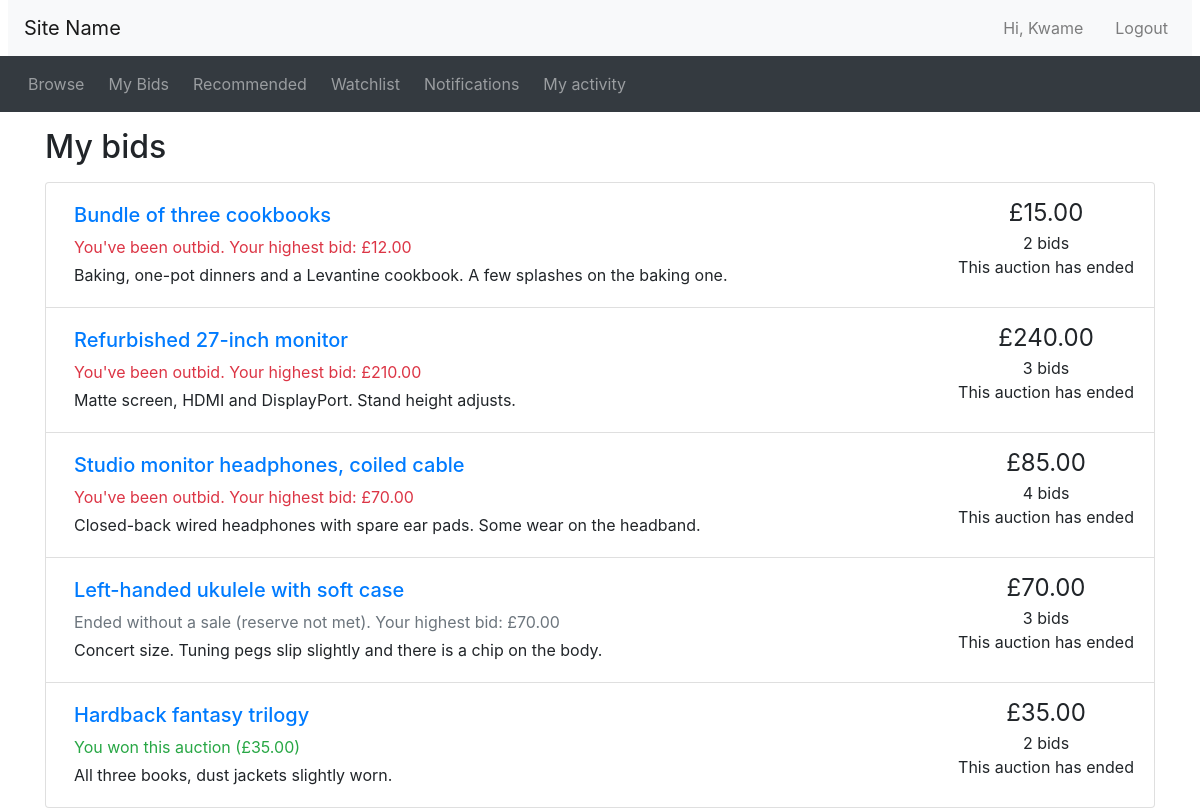
Screenshot of /mybids.php (signed in) with the database file from the repository.
### tables this page shows
CREATE TABLE auctions (
  auctionID      INT UNSIGNED  NOT NULL AUTO_INCREMENT,
  sellerID       INT UNSIGNED  NOT NULL,
  categoryID     INT UNSIGNED  NOT NULL,
  title          VARCHAR(100)  NOT NULL,
  description    TEXT          NOT NULL,
  itemCondition  ENUM('New', 'Like new', 'Good', 'Fair', 'Poor') NOT NULL,
  startingPrice  DECIMAL(10,2) NOT NULL,
  reservePrice   DECIMAL(10,2) NOT NULL,
  startTime      DATETIME      NOT NULL DEFAULT CURRENT_TIMESTAMP,
  endTime        DATETIME      NOT NULL,
  status         ENUM('active', 'sold', 'unsold') NOT NULL DEFAULT 'active',
  winningBidID   INT UNSIGNED  NULL,
  PRIMARY KEY (auctionID),
  CONSTRAINT fk_auctions_seller   FOREIGN KEY (sellerID)   REFERENCES users (userID),
  CONSTRAINT fk_auctions_category FOREIGN KEY (categoryID) REFERENCES categories (categoryID),
  CONSTRAINT chk_auctions_start   CHECK (startingPrice > 0),
  CONSTRAINT chk_auctions_reserve CHECK (reservePrice >= startingPrice),
  CONSTRAINT chk_auctions_times   CHECK (endTime > startTime),
  CONSTRAINT chk_auctions_winner  CHECK ((status = 'sold') = (winningBidID IS NOT NULL)),
  KEY idx_auctions_endTime (endTime)
);

### utilities.php (the view, shortened to what this page needs)
<?php
function print_listing_li($item_id, $title, $desc, $price, $num_bids, $end_time, $note = '')
{
  if (mb_strlen($desc) > 250) {
    $desc_shortened = mb_substr($desc, 0, 250) . '...';
  }
  else {
    $desc_shortened = $desc;
  }
  $desc_shortened = htmlspecialchars($desc_shortened);
  $title = htmlspecialchars($title);
  if ($num_bids == 1) {
    $bid = ' bid';
  }
  else {
    $bid = ' bids';
  }
  $now = new DateTime();
  if ($now > $end_time) {
    $time_remaining = 'This auction has ended';
  }
  else {
    $time_to_end = date_diff($now, $end_time);
    $time_remaining = display_time_remaining($time_to_end) . ' remaining';
  }
  echo('
    <li class="list-group-item d-flex justify-content-between">
    <div class="p-2 mr-5"><h5><a href="listing.php?item_id=' . $item_id . '">' . $title . '</a></h5>' . $note . $desc_shortened . '</div>
    <div class="text-center text-nowrap"><span style="font-size: 1.5em">£' . number_format($price, 2) . '</span><br/>' . $num_bids . $bid . '<br/>' . $time_remaining . '</div>
  </li>'
  );
}
?>

### header.php (shortened to what this page needs)
<?php
  $logged_in = !empty($_SESSION['logged_in']);
  $is_buyer  = $logged_in && !empty($_SESSION['is_buyer']);
?>
<!doctype html>
<html lang="en">
<head>
  <link rel="stylesheet" href="css/bootstrap.min.css">
  <link rel="stylesheet" href="https://cdnjs.cloudflare.com/ajax/libs/font-awesome/4.7.0/css/font-awesome.min.css">
  <link rel="stylesheet" href="css/custom.css">
</head>
<body>
<nav class="navbar navbar-expand-lg navbar-light bg-light mx-2">
  <a class="navbar-brand" href="#">Site Name </a>
  <ul class="navbar-nav ml-auto">
    <li class="nav-item">
<?php
    if ($logged_in) {
    echo '<a class="nav-link d-inline" href="user_profile.php?user_id=' . (int)$_SESSION['user_id'] . '">Hi, '
       . htmlspecialchars($_SESSION['first_name'] ?? '') . '</a>';
    echo '<a class="nav-link d-inline ml-3" href="logout.php">Logout</a>';
  }
    else {
    echo '<button type="button" class="btn nav-link d-inline" data-toggle="modal" data-target="#loginModal">Login</button>';
    echo '<a class="nav-link d-inline ml-3" href="register.php">Register</a>';
  }
?>
    </li>
  </ul>
</nav>
<nav class="navbar navbar-expand-lg navbar-dark bg-dark">
  <ul class="navbar-nav align-middle">
	<li class="nav-item mx-1">
      <a class="nav-link" href="browse.php">Browse</a>
    </li>
<?php
  if ($is_buyer) {
  echo('
	<li class="nav-item mx-1">
      <a class="nav-link" href="mybids.php">My Bids</a>
    </li>
	<li class="nav-item mx-1">
      <a class="nav-link" href="recommendations.php">Recommended</a>
    </li>
	<li class="nav-item mx-1">
      <a class="nav-link" href="watchlist.php">Watchlist</a>
    </li>');
  }
if ($logged_in) {
  echo('
	<li class="nav-item mx-1">
      <a class="nav-link" href="notifications.php">Notifications</a>
    </li>
	<li class="nav-item mx-1">
      <a class="nav-link" href="activity.php">My activity</a>
    </li>');
}
?>
  </ul>
</nav>

### mybids.php (shortened to what this page needs)
<?php include_once("header.php")?>
<?php require("utilities.php")?>
<div class="container">
<h2 class="my-3">My bids</h2>
<?php
  $user_id = (int)$_SESSION['user_id'];
  $stmt = $conn->prepare(
    "SELECT a.auctionID, a.title, a.description, a.endTime, a.status,
            MAX(b.amount)                                     AS currentPrice,
            COUNT(b.bidID)                                    AS numBids,
            MAX(CASE WHEN b.buyerID = ? THEN b.amount END)    AS myBid,
            wb.buyerID                                        AS winnerID
     FROM auctions a
     JOIN bids b       ON b.auctionID = a.auctionID
     LEFT JOIN bids wb ON wb.bidID = a.winningBidID
     WHERE a.auctionID IN (SELECT auctionID FROM bids WHERE buyerID = ?)
     GROUP BY a.auctionID, a.title, a.description, a.endTime, a.status, wb.buyerID
     ORDER BY (a.status = 'active') DESC, a.endTime ASC");
  $stmt->bind_param('ii', $user_id, $user_id);
  $stmt->execute();
  $rows = $stmt->get_result()->fetch_all(MYSQLI_ASSOC);
  if (!$rows) {
    echo '<p>You haven\'t bid on anything yet. <a href="browse.php">Browse auctions</a>.</p>';
  } else {
    echo '<ul class="list-group">';
    foreach ($rows as $r) {
      $my_bid = '£' . number_format((float)$r['myBid'], 2);
      if ($r['status'] === 'active') {
        $note = ((float)$r['myBid'] >= (float)$r['currentPrice'])
          ? "<p class=\"text-success mb-1\">You're the highest bidder ($my_bid)</p>"
          : "<p class=\"text-danger mb-1\">You've been outbid. Your highest bid: $my_bid</p>";
      } elseif ($r['status'] === 'sold' && (int)$r['winnerID'] === $user_id) {
        $note = "<p class=\"text-success mb-1\">You won this auction ($my_bid)</p>";
      } elseif ($r['status'] === 'sold') {
        $note = "<p class=\"text-muted mb-1\">Ended: another bidder won. Your highest bid: $my_bid</p>";
      } else {
        $note = "<p class=\"text-muted mb-1\">Ended without a sale (reserve not met). Your highest bid: $my_bid</p>";
      }
      print_listing_li($r['auctionID'], $r['title'], $r['description'],
                       $r['currentPrice'], $r['numBids'], new DateTime($r['endTime']), $note);
    }
    echo '</ul>';
  }
?>
</div>
<?php include_once("footer.php")?>

### footer.php (shortened to what this page needs)
</body>
</html>

### rows the page displays
auctions: title "Bundle of three cookbooks", my_bid "£12.00", description "Baking, one-pot dinners and a Levantine cookbook. A few splashes on the baking one.", price "15.00", num_bids "2", bid "bids"
auctions: title "Refurbished 27-inch monitor", my_bid "£210.00", description "Matte screen, HDMI and DisplayPort. Stand height adjusts.", price "240.00", num_bids "3", bid "bids"
auctions: title "Studio monitor headphones, coiled cable", my_bid "£70.00", description "Closed-back wired headphones with spare ear pads. Some wear on the headband.", price "85.00", num_bids "4", bid "bids"
auctions: title "Left-handed ukulele with soft case", my_bid "£70.00", description "Concert size. Tuning pegs slip slightly and there is a chip on the body.", price "70.00", num_bids "3", bid "bids"
auctions: title "Hardback fantasy trilogy", my_bid "£35.00", description "All three books, dust jackets slightly worn.", price "35.00", num_bids "2", bid "bids"

### other values shown
$_SESSION['first_name'] "Kwame"
